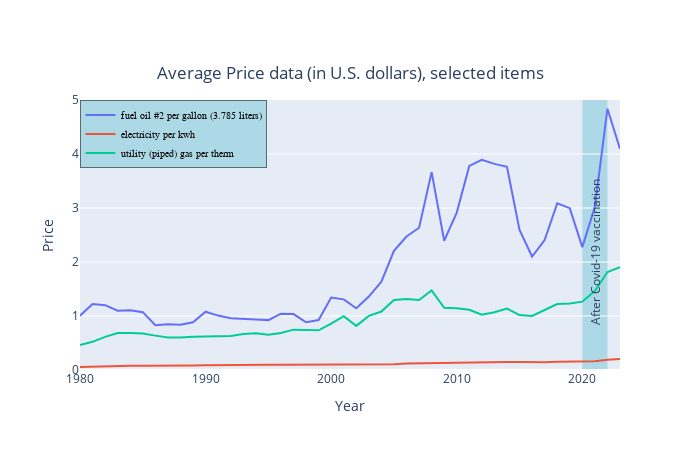

Here is the notebook cell this chart was saved with:
### Markdown cell above
## Task 5: AP of electricity items

Let's see the price of electricity and household fuels.

Create the following plot. Your figure should look similar (though not necessarily identical)

![Task 5](./images/task5.png)

### Code cell
###BEGIN SOLUTION
food_names = [' ']
years = [1980, 2023]

df1 = pd.DataFrame(columns = df_householdfuels_price.columns)
for s in food_names:
    df = df_householdfuels_price[df_householdfuels_price['item_name'].str.contains(s)]
    df1 = pd.concat([df1, df], axis = 'rows')
    
df1 = df1[(df1.year >= years[0]) & (df1.year <= years[1])]
df1 = df1.groupby(['item_code', 'year']).agg({'value':'mean'})
df1 = df1.reset_index()
df1 = pd.merge(df1, df_item, on = 'item_code')
uniq_item_codes = df1['item_code'].unique()
uniq_years = df1['year'].unique()

#reserve the item_codes for next task
uniq_item_code_T1 = []

data = []

for ic in uniq_item_codes:
    df = df1[df1['item_code'] == ic]    
    if df.shape[0] < len(uniq_years):
        continue

    uniq_item_code_T1.append(ic)
    trace = go.Scatter(
                    x = df.year,
                    y = df.value,
                    mode = "lines",
                    name = df['item_name'].values[0],
                    text= df['item_name'].values[0])

    data.append(trace)

layout = go.Layout(
        width=700, height=450,    
        title=go.layout.Title(text='Average Price data (in U.S. dollars), selected items', 
                              y = 0.85, x = 0.5, xanchor = 'center', yanchor = 'top'),
        legend = dict(y = 1, x = 0, title_font_family="Times New Roman",
                      font=dict(
                                family="Courier",
                                size=10,
                                color="black"),
                      bgcolor="LightBlue",
                      bordercolor="Black",
                      borderwidth=0.5),
        xaxis=dict(title = 'Year', showgrid=False),
        yaxis=dict(title= 'Price', range=[0, 5], showgrid=True),
        showlegend=True
    )

fig = go.Figure(data = data, layout = layout)



fig.add_vrect(
    x0=2020, x1=2022,
    #opacity=0.5,
    layer="below", line_width=0,
    fillcolor="lightblue",
    line_color="LightSeaGreen",
)
fig.add_annotation(x=2021, y=2,
            text="After Covid-19 vaccination",
            textangle=-90,
            showarrow=False,
            yshift=10)
fig.show()

###END SOLUTION

### Figure 1 — Plotly figure (JSON) as saved in the notebook; plotly's stock layout.template omitted (floating-point values rounded to 4 significant figures)
{"data": [{"mode": "lines", "name": "fuel oil #2 per gallon (3.785 liters)", "text": "fuel oil #2 per gallon (3.785 liters)", "type": "scatter", "x": [1980, 1981, 1982, 1983, 1984, 1985, 1986, 1987, 1988, 1989, 1990, 1991, 1992, 1993, 1994, 1995, 1996, 1997, 1998, 1999, 2000, 2001, 2002, 2003, 2004, 2005, 2006, 2007, 2008, 2009, 2010, 2011, 2012, 2013, 2014, 2015, 2016, 2017, 2018, 2019, 2020, 2021, 2022, 2023], "y": [1.006, 1.223, 1.2, 1.098, 1.108, 1.071, 0.8295, 0.8463, 0.8379, 0.8842, 1.079, 1.007, 0.9592, 0.9535, 0.9356, 0.9236, 1.042, 1.036, 0.8835, 0.9239, 1.34, 1.308, 1.144, 1.361, 1.637, 2.206, 2.473, 2.634, 3.664, 2.394, 2.914, 3.779, 3.891, 3.817, 3.761, 2.592, 2.101, 2.405, 3.087, 2.997, 2.275, 3.023, 4.838, 4.095]}, {"mode": "lines", "name": "electricity per kwh", "text": "electricity per kwh", "type": "scatter", "x": [1980, 1981, 1982, 1983, 1984, 1985, 1986, 1987, 1988, 1989, 1990, 1991, 1992, 1993, 1994, 1995, 1996, 1997, 1998, 1999, 2000, 2001, 2002, 2003, 2004, 2005, 2006, 2007, 2008, 2009, 2010, 2011, 2012, 2013, 2014, 2015, 2016, 2017, 2018, 2019, 2020, 2021, 2022, 2023], "y": [0.0565, 0.06529, 0.07211, 0.07422, 0.07844, 0.08101, 0.07874, 0.0813, 0.08241, 0.08523, 0.08776, 0.09207, 0.0927, 0.09436, 0.09382, 0.09527, 0.0953, 0.09581, 0.09359, 0.09257, 0.09341, 0.1007, 0.1001, 0.1005, 0.1005, 0.1067, 0.1225, 0.1269, 0.1329, 0.1377, 0.1383, 0.1394, 0.139, 0.1418, 0.1461, 0.1469, 0.1441, 0.1453, 0.1543, 0.155, 0.1552, 0.1638, 0.1886, 0.2059]}, {"mode": "lines", "name": "utility (piped) gas per therm", "text": "utility (piped) gas per therm", "type": "scatter", "x": [1980, 1981, 1982, 1983, 1984, 1985, 1986, 1987, 1988, 1989, 1990, 1991, 1992, 1993, 1994, 1995, 1996, 1997, 1998, 1999, 2000, 2001, 2002, 2003, 2004, 2005, 2006, 2007, 2008, 2009, 2010, 2011, 2012, 2013, 2014, 2015, 2016, 2017, 2018, 2019, 2020, 2021, 2022, 2023], "y": [0.4611, 0.5214, 0.613, 0.6829, 0.6863, 0.6739, 0.6364, 0.6014, 0.6006, 0.6179, 0.6198, 0.6287, 0.6299, 0.6679, 0.6813, 0.6523, 0.6859, 0.7476, 0.7369, 0.7347, 0.8576, 0.9955, 0.8171, 1.002, 1.082, 1.295, 1.313, 1.296, 1.475, 1.153, 1.141, 1.115, 1.022, 1.069, 1.137, 1.018, 1.002, 1.111, 1.22, 1.23, 1.266, 1.463, 1.815, 1.905]}], "layout": {"annotations": [{"showarrow": false, "text": "After Covid-19 vaccination", "textangle": -90, "x": 2021, "y": 2, "yshift": 10}], "height": 450, "legend": {"bgcolor": "LightBlue", "bordercolor": "Black", "borderwidth": 0.5, "font": {"color": "black", "family": "Courier", "size": 10}, "title": {"font": {"family": "Times New Roman"}}, "x": 0, "y": 1}, "shapes": [{"fillcolor": "lightblue", "layer": "below", "line": {"color": "LightSeaGreen", "width": 0}, "type": "rect", "x0": 2020, "x1": 2022, "xref": "x", "y0": 0, "y1": 1, "yref": "y domain"}], "showlegend": true, "title": {"text": "Average Price data (in U.S. dollars), selected items", "x": 0.5, "xanchor": "center", "y": 0.85, "yanchor": "top"}, "width": 700, "xaxis": {"autorange": true, "range": [1980, 2023], "showgrid": false, "title": {"text": "Year"}, "type": "linear"}, "yaxis": {"range": [0, 5], "showgrid": true, "title": {"text": "Price"}, "type": "linear"}}}
